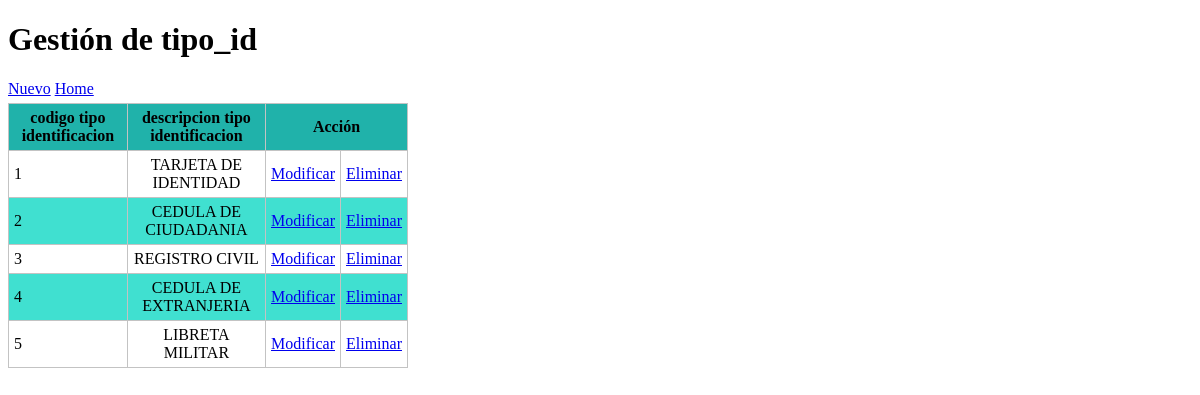
Page /tipo_id/index.php on the committed database.
### tables this page shows
CREATE TABLE IF NOT EXISTS `tipo_id` (
  `cod_tipo_id` varchar(30) NOT NULL,
  `desc_tipo_id` varchar(40) NOT NULL,
  PRIMARY KEY (`cod_tipo_id`)
);

### tipo_id/view/viewClass.php (called while the page is built, shortened)
<?php
class viewCLass {
    static public function renderHTML($view, $args = NULL) {
        include_once 'template/' . $view;
    }
}
?>

### librerias/conexion.php (called while the page is built, shortened)
<?php
class conexion {
    static private $host = 'localhost';
    static private $dbname = 'trabajo',
            $user = 'root',
            $password = '',
            $driver = 'mysql',
            $instance = null;
    static public function getInstance() {
        return self::$instance;
    }
    static private function connect() {
        try {
            $dsn = self::$driver
                    . ':host=' . self::$host
                    . ';dbname=' . self::$dbname;
            self::$instance = new PDO($dsn, self::$user);
            return true;
        } catch (PDOException $e) {
            echo $e->getmessage();
        }
    }
}
?>

### tipo_id/model/modelClass.php (called while the page is built, shortened)
<?php
class modelClass {
    static public function getAll() {
        try {
            $sql = 'SELECT * from tipo_id ';
            return conexion::getinstance()->query($sql)->fetchAll(PDO::FETCH_ASSOC);
        } catch (PDOException $e) {
            return $e;
        }
    }
}
?>

### tipo_id/view/template/index.php (the view, shortened to what this page needs)
<!DOCTYPE html>
<html lang="es">
    <head>
        <link rel="stylesheet" media="screen" href="css/main.css">
    </head>
    <body>
        <h1>Gestión de tipo_id</h1>
        <div id="lnkNuevo">
            <a href="index.php?action=create">Nuevo</a>
             <td> <a href="/mitaller" title="Regresar al inicio">Home</a></td>
        </div>
        <table id="tblContenido">
            <thead>
                <tr>
                    <th>codigo tipo identificacion</th>
                    <th>descripcion tipo identificacion</th>
                    <th colspan="2">Acción</th>
                </tr>
            </thead>
            <tbody>
                <?php foreach ($datos as $row): ?>
                    <tr>
                        <td><?php echo $row['cod_tipo_id']; ?></td>
                        <td><?php echo $row['desc_tipo_id']; ?></td>
                        <td><a href="index.php?action=update&amp;id=<?php echo $row['cod_tipo_id'] ?>">Modificar</a></td>
                        <td><a  href="index.php?action=delete&amp;id=<?php echo $row['cod_tipo_id'] ?>">Eliminar</a></td>
                    </tr>
                <?php endforeach ?>
            </tbody>
        </table>
    </body>
</html>

### tipo_id/css/main.css (style rules this page uses)
#lnkNuevo { margin-bottom: 5px; }
#tblContenido { border: solid #c3c3c3 1px; width: 400px; border-spacing: 0px; border-collapse: collapse; }
#tblContenido thead tr th { background-color: #20B2AA; }
#tblContenido tbody tr td, #tblContenido thead tr th { margin: 0px; padding: 0px; border: solid #c3c3c3 1px; padding: 5px; }
#tblContenido tbody tr:nth-child(2n) { background-color: #40E0D0; padding: 10px 0px; }
#tblContenido tbody tr td:last-child, #tblContenido tbody tr td:nth-child(2) { text-align: center; }

### rows in the picture
tipo_id: cod_tipo_id "1", desc_tipo "TARJETA DE IDENTIDAD"
tipo_id: cod_tipo_id "2", desc_tipo "CEDULA DE CIUDADANIA"
tipo_id: cod_tipo_id "3", desc_tipo "REGISTRO CIVIL"
tipo_id: cod_tipo_id "4", desc_tipo "CEDULA DE EXTRANJERIA"
tipo_id: cod_tipo_id "5", desc_tipo "LIBRETA MILITAR"
